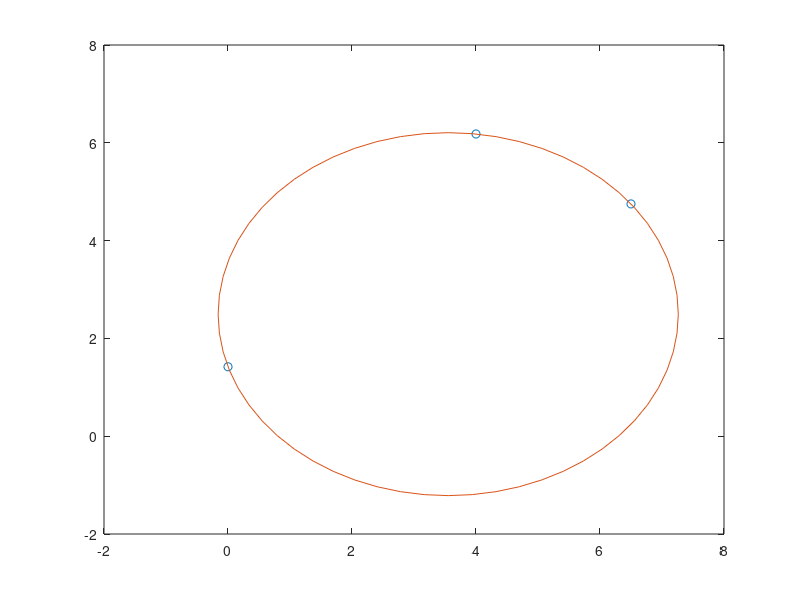

Reproduce this figure in MATLAB.
clear all, close all
x =[0 4 6.5]'; y = [1.42 6.18 4.75]'; A = [ones(size(x)) x y];

b = x.^2 + y.^2;c = A\b;mp = [c(2)*0.5 c(3)*0.5];
r = sqrt(c(1)+ mp(1).^2 +mp(2).^2);
fi = 0:2*pi/60:2*pi;
xK = mp(1) + r*cos(fi);
yK = mp(2) + r*sin(fi);
plot(x, y , "o", xK, yK);